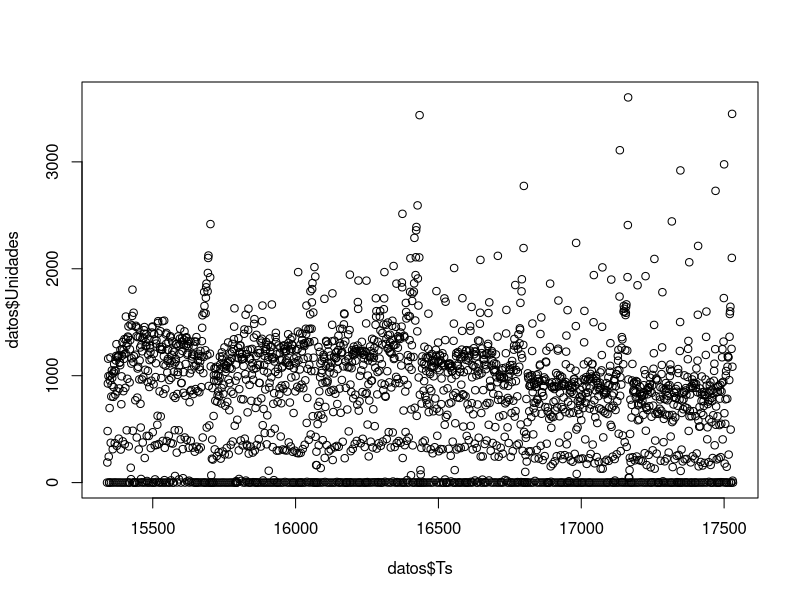
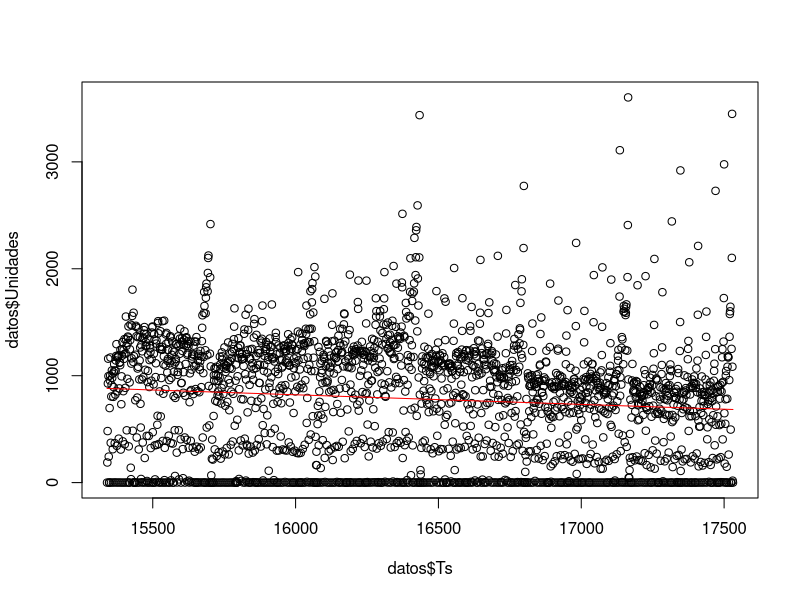
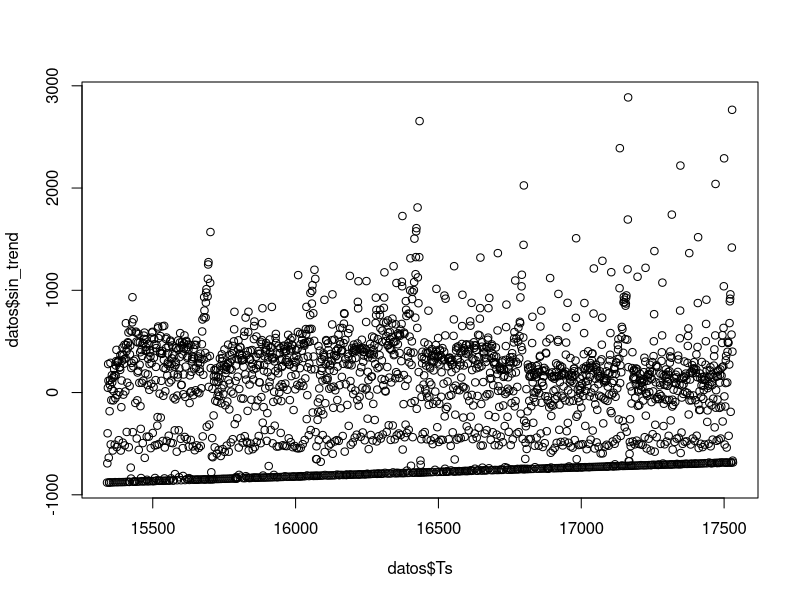
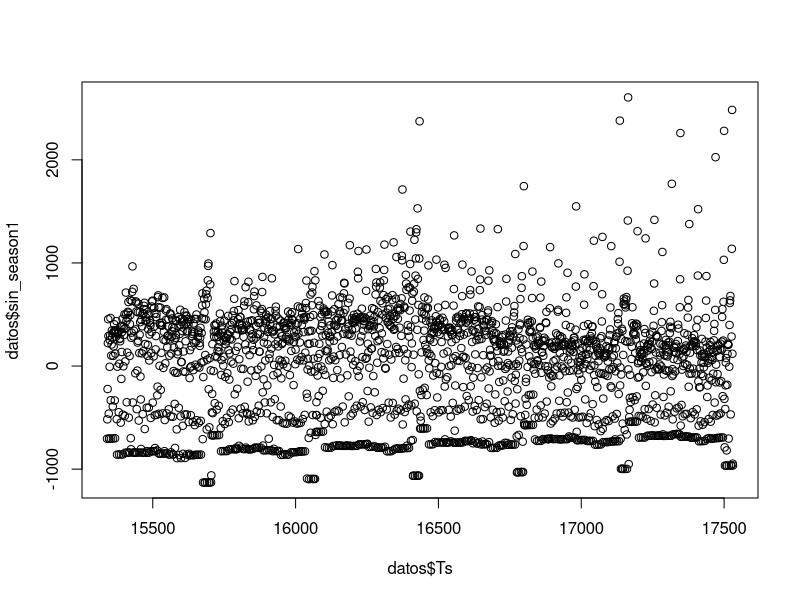
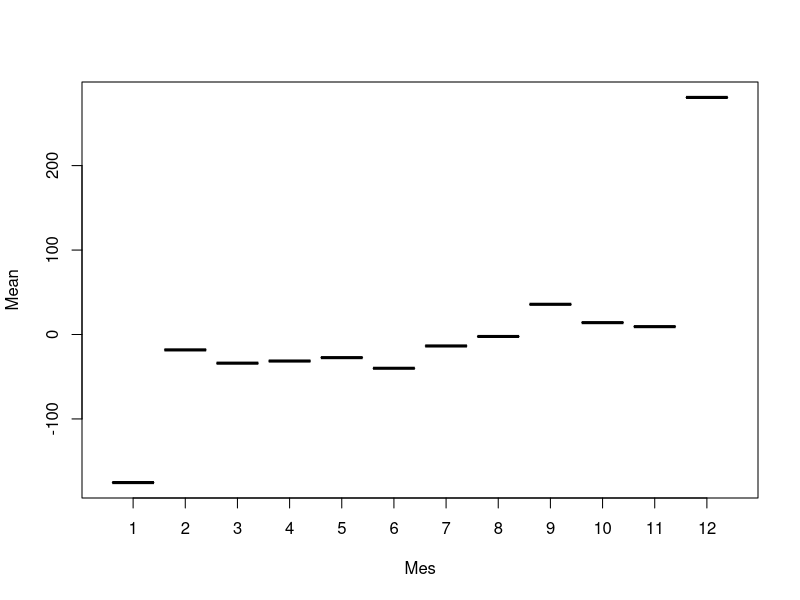

Recreate these plots in R, in order. (Note: this script raises an error after producing the figures.)
## ---- chunk 1
knitr::opts_chunk$set(echo = TRUE)
library("readxl")
library(dplyr)
## ---- chunk 2
datos <- read_excel("registros_entrenamiento_festivos.xlsx")
## ---- chunk 3
datos$Fecha <- as.Date(datos$Fecha)
datos$Ts <- as.numeric(datos$Fecha)
datos$Dia_semana <- weekdays(datos$Fecha)
datos$Dia <- format(datos$Fecha, "%d")
datos$Mes <- as.factor(as.numeric(format(datos$Fecha, "%m")))
datos$Anio <- format(datos$Fecha, "%y")

datos <- datos[-1]
datos <- datos[-1]
## ---- chunk 4
plot(datos$Ts, datos$Unidades)
## ---- chunk 5
t_modelo <- lm(Unidades ~ Ts,datos)
T_pred <- predict(t_modelo, datos)
datos$sin_trend <- datos$Unidades - T_pred

plot(datos$Ts, datos$Unidades)
lines(datos$Ts, T_pred, type="l", col = "red")
plot(datos$Ts, datos$sin_trend)
## ---- chunk 6
mes_means <- datos %>% group_by(Mes) %>% summarize(Mean = mean(sin_trend))
datos$sin_season1 <- datos$sin_trend - mes_means$Mean[as.numeric(datos$Mes)]

plot(datos$Ts, datos$sin_season1)
plot(mes_means)
## ---- chunk 7
dia_means <- datos %>% group_by(Dia_semana) %>% summarize(Mean = mean(sin_season1))
datos$sin_season2 <- datos$sin_season1 - dia_means$Mean[as.numeric(datos$Dia_semana)]

plot(datos$Ts, datos$sin_season2)
plot(dia_means)
## ---- chunk 8
datos$diffs <- c(0, diff(datos$sin_season1))

plot(datos$Ts, datos$diffs)
## ---- chunk 9
datos$diffs <- c(c(0,0,0,0,0,0, 0), diff(datos$diffs, 7))

plot(datos$Ts, datos$diffs)
